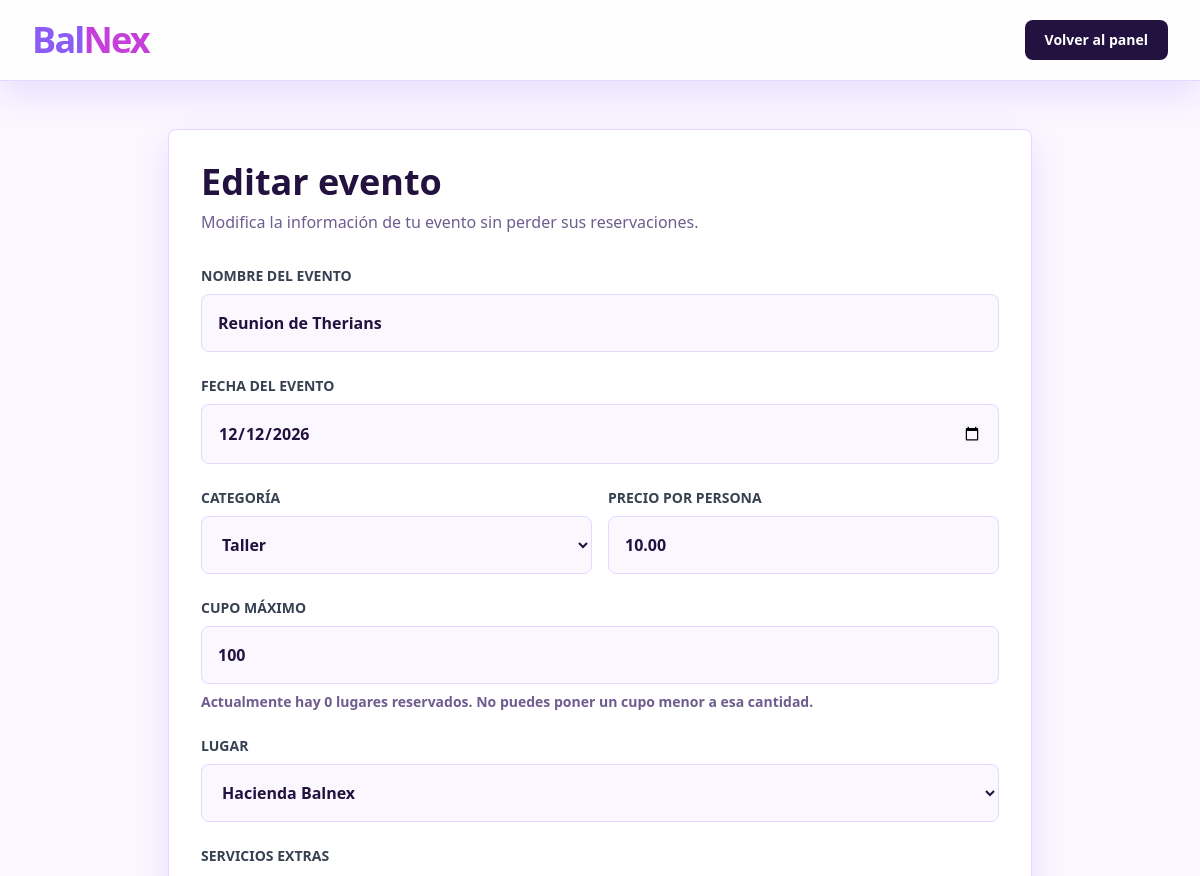
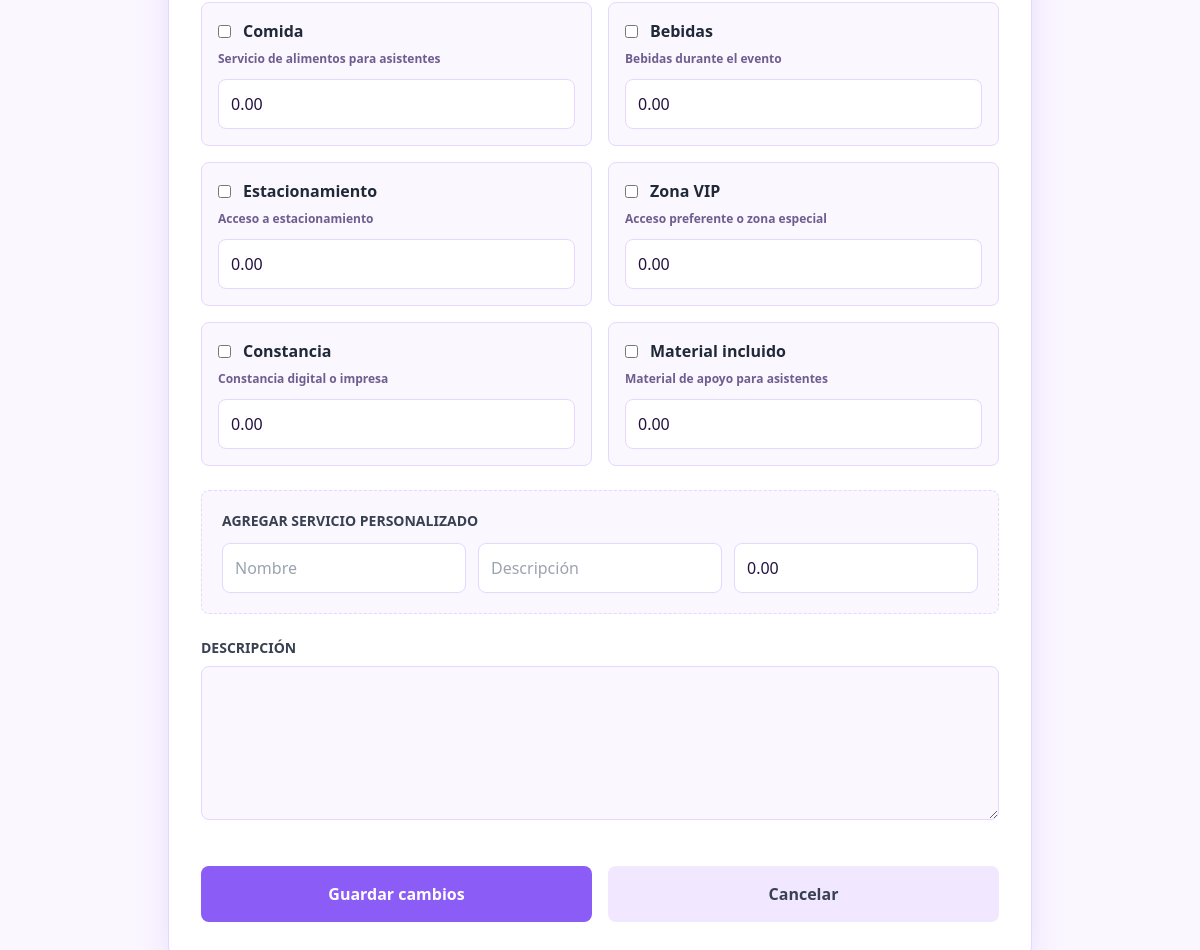
Page /evento/11/editar/ (signed in) on the committed database (2 pictures, top to bottom).
### web/models.py (models this page shows, shortened)
class Evento(models.Model):
    CATEGORIA_GENERAL = "general"
    CATEGORIA_CONFERENCIA = "conferencia"
    CATEGORIA_TALLER = "taller"
    CATEGORIA_CURSO = "curso"
    CATEGORIA_FIESTA = "fiesta"
    CATEGORIA_DEPORTIVO = "deportivo"
    CATEGORIA_CULTURAL = "cultural"
    CATEGORIA_ACADEMICO = "academico"
    CATEGORIA_EMPRESARIAL = "empresarial"
    CATEGORIA_OTRO = "otro"
    CATEGORIAS = [
        (CATEGORIA_GENERAL, "General"),
        (CATEGORIA_CONFERENCIA, "Conferencia"),
        (CATEGORIA_TALLER, "Taller"),
        (CATEGORIA_CURSO, "Curso"),
        (CATEGORIA_FIESTA, "Fiesta"),
        (CATEGORIA_DEPORTIVO, "Deportivo"),
        (CATEGORIA_CULTURAL, "Cultural"),
        (CATEGORIA_ACADEMICO, "Académico"),
        (CATEGORIA_EMPRESARIAL, "Empresarial"),
        (CATEGORIA_OTRO, "Otro"),
    ]
    organizador = models.ForeignKey(User, on_delete=models.CASCADE)
    nombre_evento = models.CharField(max_length=100)
    lugar = models.CharField(max_length=150)
    fecha_evento = models.DateField()
    cupo_maximo = models.PositiveIntegerField()
    precio_persona = models.DecimalField(max_digits=10, decimal_places=2, default=0)
    categoria = models.CharField(
        max_length=20, choices=CATEGORIAS, default=CATEGORIA_GENERAL
    )
    servicios = models.TextField(blank=True, null=True)
    descripcion = models.TextField(blank=True, null=True)
    codigo_invitacion = models.CharField(
        max_length=20, unique=True, default=generar_codigo_unico
    )
    activo = models.BooleanField(default=True)
    def reservaciones_activas(self):
        return self.reservaciones.exclude(estado=Reservacion.ESTADO_CANCELADA)
    def lugares_reservados(self):
        return (
            self.reservaciones_activas().aggregate(total=models.Sum("numero_personas"))[
                "total"
            ]
            or 0
        )

class ServicioExtra(models.Model):
    evento = models.ForeignKey(
        Evento, on_delete=models.CASCADE, related_name="servicios_extra"
    )
    nombre = models.CharField(max_length=80)
    descripcion = models.TextField(blank=True)
    precio = models.DecimalField(max_digits=10, decimal_places=2, default=0)
    activo = models.BooleanField(default=True)

### web/views.py (the view, shortened to what this page needs)
# urls.py: path("evento/<int:evento_id>/editar/", editar_evento, name="editar_evento"),
@login_required(login_url="/login/")
def editar_evento(request, evento_id):
    evento = get_object_or_404(Evento, id=evento_id, organizador=request.user)
    if not evento.activo:
        messages.error(request, "No puedes editar un evento cancelado.")
        return redirect("detalle_y_reserva", evento_id=evento.id)
    lugares = LUGARES_EVENTO
    total_reservado = evento.lugares_reservados()
    servicios_seleccionados = []
    if evento.servicios:
        servicios_seleccionados = [
            servicio.strip() for servicio in evento.servicios.split(",")
        ]
    cupo_minimo = max(total_reservado, 1)
    servicios_extra_actuales = {
        servicio.nombre: servicio for servicio in evento.servicios_extra.all()
    }
    nombres_predefinidos = [nombre for nombre, _ in SERVICIOS_PREDEFINIDOS]
    servicios_extra_personalizados = evento.servicios_extra.exclude(
        nombre__in=nombres_predefinidos
    ).order_by("nombre")
    servicios_extra_form = []
    for servicio in servicios_predefinidos_con_campo():
        existente = servicios_extra_actuales.get(servicio["nombre"])
        servicios_extra_form.append(
            {
                **servicio,
                "activo": existente.activo if existente else False,
                "precio": existente.precio if existente else Decimal("0.00"),
            }
        )
    return render(
        request,
        "editar_evento.html",
        {
            "evento": evento,
            "lugares": lugares,
            "categorias": Evento.CATEGORIAS,
            "total_reservado": total_reservado,
            "servicios_seleccionados": servicios_seleccionados,
            "servicios_extra_form": servicios_extra_form,
            "servicios_extra_personalizados": servicios_extra_personalizados,
            "cupo_minimo": cupo_minimo,
        },
    )

### web/validation.py (called while the page is built)
def form_limits(request):
    return {"FORM_LIMITS": LIMITS}

### web/views.py (called while the page is built)
def campo_servicio(nombre):
    return (
        nombre.lower()
        .replace(" ", "_")
        .replace("/", "_")
        .replace("á", "a")
        .replace("é", "e")
        .replace("í", "i")
        .replace("ó", "o")
        .replace("ú", "u")
    )

def servicios_predefinidos_con_campo():
    return [
        {
            "nombre": nombre,
            "descripcion": descripcion,
            "campo": campo_servicio(nombre),
        }
        for nombre, descripcion in SERVICIOS_PREDEFINIDOS
    ]

### templates/editar_evento.html (shortened to what this page needs)
{% extends 'base.html' %}
{% block contenido %}
<nav class="glass sticky top-0 z-50 border-b border-white/20">
    <div class="max-w-7xl mx-auto px-4 sm:px-6 lg:px-8">
        <div class="flex justify-between h-20 items-center">
            <div class="flex items-center">
                <a href="{% url 'pagina_de_inicio' %}"
                    class="text-3xl md:text-4xl font-black tracking-tighter text-indigo-600">
                    Bal<span class="text-pink-500">Nex</span>
                </a>
            </div>
            <div class="flex items-center gap-4">
                <a href="{% url 'pagina_de_inicio' %}"
                    class="px-5 py-2.5 bg-gray-900 text-white rounded-xl text-sm font-bold hover:bg-indigo-600 transition">
                    Volver al panel
                </a>
            </div>
        </div>
    </div>
</nav>
<main class="max-w-4xl mx-auto px-4 py-12">
    <section class="bg-white rounded-[2rem] shadow-xl border border-gray-100 p-8">
        <div class="mb-8">
            <h1 class="text-4xl font-black text-gray-900">
                Editar evento
            </h1>
            <p class="text-gray-500 font-medium mt-2">
                Modifica la información de tu evento sin perder sus reservaciones.
            </p>
        </div>
        <form method="POST" class="space-y-6">
            <div>
                <label class="block text-sm font-black text-gray-700 uppercase mb-2">
                    Nombre del evento
                </label>
                <input type="text" name="nombre_evento" value="{{ evento.nombre_evento }}" required
                    minlength="3" maxlength="{{ FORM_LIMITS.event_name }}"
                    class="w-full p-4 bg-gray-50 border border-gray-100 rounded-2xl focus:ring-2 focus:ring-indigo-500 outline-none font-bold">
            </div>
            <div>
                <label class="block text-sm font-black text-gray-700 uppercase mb-2">
                    Fecha del evento
                </label>
                <input type="date" name="fecha_evento" value="{{ evento.fecha_evento|date:'Y-m-d' }}" required
                    min="{% now 'Y-m-d' %}"
                    class="w-full p-4 bg-gray-50 border border-gray-100 rounded-2xl focus:ring-2 focus:ring-indigo-500 outline-none font-bold">
            </div>
            <div class="grid grid-cols-1 md:grid-cols-2 gap-4">
                <div>
                    <label class="block text-sm font-black text-gray-700 uppercase mb-2">
                        Categoría
                    </label>
                    <select name="categoria" required
                        class="w-full p-4 bg-gray-50 border border-gray-100 rounded-2xl focus:ring-2 focus:ring-indigo-500 outline-none font-bold">
                        {% for valor, etiqueta in categorias %}
                        <option value="{{ valor }}" {% if evento.categoria == valor %}selected{% endif %}>
                            {{ etiqueta }}
                        </option>
                        {% endfor %}
                    </select>
                </div>
                <div>
                    <label class="block text-sm font-black text-gray-700 uppercase mb-2">
                        Precio por persona
                    </label>
                    <input type="number" name="precio_persona" value="{{ evento.precio_persona }}" min="0"
                        max="{{ FORM_LIMITS.money }}" step="0.01" data-max-digits="7"
                        required
                        class="w-full p-4 bg-gray-50 border border-gray-100 rounded-2xl focus:ring-2 focus:ring-indigo-500 outline-none font-bold">
                </div>
            </div>
            <div>
                <label class="block text-sm font-black text-gray-700 uppercase mb-2">
                    Cupo máximo
                </label>
                <input
                    type="number"
                    name="cupo_maximo"
                    value="{{ evento.cupo_maximo }}"
                    min="{{ cupo_minimo }}"
                    max="{{ FORM_LIMITS.people }}"
                    data-max-digits="4"
                    required
                    class="w-full p-4 bg-gray-50 border border-gray-100 rounded-2xl focus:ring-2 focus:ring-indigo-500 outline-none font-bold"
                >
                <p class="text-sm text-gray-400 font-bold mt-2">
                    Actualmente hay {{ total_reservado }} lugares reservados.
                    No puedes poner un cupo menor a esa cantidad.
                </p>
            </div>
            <div>
                <label class="block text-sm font-black text-gray-700 uppercase mb-2">
                    Lugar
                </label>
                <select name="lugar" required
                    class="w-full p-4 bg-gray-50 border border-gray-100 rounded-2xl focus:ring-2 focus:ring-indigo-500 outline-none font-bold">
                    {% for lugar in lugares %}
                    <option value="{{ lugar }}" {% if evento.lugar == lugar %}selected{% endif %}>
                        {{ lugar }}
                    </option>
                    {% endfor %}
                </select>
            </div>
            <div>
                <label class="block text-sm font-black text-gray-700 uppercase mb-3">
                    Servicios extras
                </label>
                <div class="grid grid-cols-1 md:grid-cols-2 gap-4">
                    {% for servicio in servicios_extra_form %}
                    <div class="bg-gray-50 p-4 rounded-2xl border border-gray-100">
                        <label class="flex items-center gap-3 font-bold text-gray-800">
                            <input type="checkbox" name="servicios_extra" value="{{ servicio.nombre }}"
                                {% if servicio.activo %}checked{% endif %}>
                            {{ servicio.nombre }}
                        </label>
                        <p class="text-xs text-gray-400 font-bold mt-2">{{ servicio.descripcion }}</p>
                        <input type="number" name="precio_servicio_{{ servicio.campo }}" min="0"
                            max="{{ FORM_LIMITS.money }}" step="0.01" data-max-digits="7"
                            value="{{ servicio.precio }}"
                            class="w-full mt-3 p-3 bg-white border border-gray-100 rounded-xl focus:ring-2 focus:ring-indigo-500 outline-none"
                            placeholder="Precio">
                    </div>
                    {% endfor %}
                </div>
                <div class="mt-6 bg-gray-50 border border-dashed border-gray-200 rounded-2xl p-5">
                    <h3 class="text-sm font-black text-gray-700 uppercase mb-3">
                        Agregar servicio personalizado
                    </h3>
                    <div class="grid grid-cols-1 md:grid-cols-3 gap-3">
                        <input type="text" name="nombre_servicio_personalizado" placeholder="Nombre"
                            maxlength="{{ FORM_LIMITS.service_name }}"
                            class="p-3 bg-white border border-gray-100 rounded-xl focus:ring-2 focus:ring-indigo-500 outline-none">
                        <input type="text" name="descripcion_servicio_personalizado" placeholder="Descripción"
                            maxlength="{{ FORM_LIMITS.service_description }}"
                            class="p-3 bg-white border border-gray-100 rounded-xl focus:ring-2 focus:ring-indigo-500 outline-none">
                        <input type="number" name="precio_servicio_personalizado" min="0"
                            max="{{ FORM_LIMITS.money }}" step="0.01" value="0.00" data-max-digits="7"
                            class="p-3 bg-white border border-gray-100 rounded-xl focus:ring-2 focus:ring-indigo-500 outline-none">
                    </div>
                </div>
            </div>
            <div>
                <label class="block text-sm font-black text-gray-700 uppercase mb-2">
                    Descripción
                </label>
                <textarea name="descripcion" rows="5" maxlength="{{ FORM_LIMITS.description }}"
                    class="w-full p-4 bg-gray-50 border border-gray-100 rounded-2xl focus:ring-2 focus:ring-indigo-500 outline-none font-medium">{{ evento.descripcion }}</textarea>
            </div>
            <div class="flex flex-col md:flex-row gap-4 pt-4">
                <button type="submit"
                    class="flex-1 bg-indigo-600 text-white px-8 py-4 rounded-2xl font-black hover:bg-indigo-700 transition-all">
                    Guardar cambios
                </button>
                <a href="{% url 'pagina_de_inicio' %}"
                    class="flex-1 text-center bg-gray-100 text-gray-700 px-8 py-4 rounded-2xl font-black hover:bg-gray-200 transition-all">
                    Cancelar
                </a>
            </div>
        </form>
    </section>
</main>
{% endblock contenido %}

### static/app.css (style rules this page uses)
:root { --color-bg: #fbf7ff; --color-surface: #ffffff; --color-surface-muted: #f1e8ff; --color-border: #e5d7ff; --color-text: #23113f; --color-muted: #6e5d8f; --color-primary: #8b5cf6; --color-primary-dark: #7c3aed; --color-accent: #c53fda; --color-blue: #38bdf8; --color-success: #22c55e; --color-danger: #e11d48; --shadow-soft: 0 14px 34px rgba(139, 92, 246, 0.16); --radius: 8px; }
html { color: var(--color-text); }
body { background: var(--color-bg); }
.rounded-xl, .rounded-2xl, .rounded-3xl, .rounded-\[2rem\], .rounded-\[2\.5rem\], .rounded-full { border-radius: var(--radius) !important; }
.bg-gray-50, .bg-slate-50 { background-color: var(--color-bg) !important; }
.bg-white, .bg-white\/80, .bg-white\/90, .bg-white\/95 { background-color: var(--color-surface) !important; }
.bg-gray-100, .bg-indigo-50, .bg-pink-50, .bg-yellow-50, .bg-green-50, .bg-emerald-50, .bg-blue-50, .bg-purple-50, .bg-red-50 { background-color: var(--color-surface-muted) !important; }
.text-gray-900, .text-gray-950, .text-indigo-950 { color: var(--color-text) !important; }
.text-gray-400, .text-gray-500, .text-gray-600 { color: var(--color-muted) !important; }
.text-indigo-600, .text-indigo-500, .text-indigo-400, .text-blue-600, .text-purple-600 { color: var(--color-primary) !important; }
.text-pink-600, .text-pink-500, .text-red-600 { color: var(--color-accent) !important; }
.bg-indigo-600, .bg-indigo-500, .bg-blue-600, .bg-purple-600 { background-color: var(--color-primary) !important; }
.bg-gray-900, .bg-gray-950, .bg-\[\#0f172a\] { background-color: var(--color-text) !important; }
.border-gray-100, .border-gray-200, .border-indigo-100, .border-pink-100, .border-white\/20, .border-white\/30 { border-color: var(--color-border) !important; }
.shadow-sm, .shadow-xl, .shadow-2xl, .shadow-lg { box-shadow: var(--shadow-soft) !important; }
input, select, textarea { max-width: 100%; border-color: var(--color-border) !important; color: var(--color-text); caret-color: var(--color-primary); }
button, a { overflow-wrap: anywhere; }
.glass, .soft-card, .event-card { background: rgba(255, 255, 255, 0.94) !important; border-color: var(--color-border) !important; box-shadow: var(--shadow-soft) !important; }

### rows in the picture
Evento: nombre_evento "Reunion de Therians", fecha_evento "12/12/2026", categoria "Taller", precio_persona "10.00", cupo_maximo "100", lugar "Hacienda Balnex"
ServicioExtra: nombre "Bebidas", descripcion "Bebidas durante el evento", precio "0.00"

### other values in the picture
{{ total_reservado }} "0"
{{ servicio.nombre }} "Comida" "Estacionamiento" "Zona VIP" "Constancia" "Material incluido"
{{ servicio.descripcion }} "Servicio de alimentos para asistentes" "Acceso a estacionamiento" "Acceso preferente o zona especial" "Constancia digital o impresa" "Material de apoyo para asistentes"
